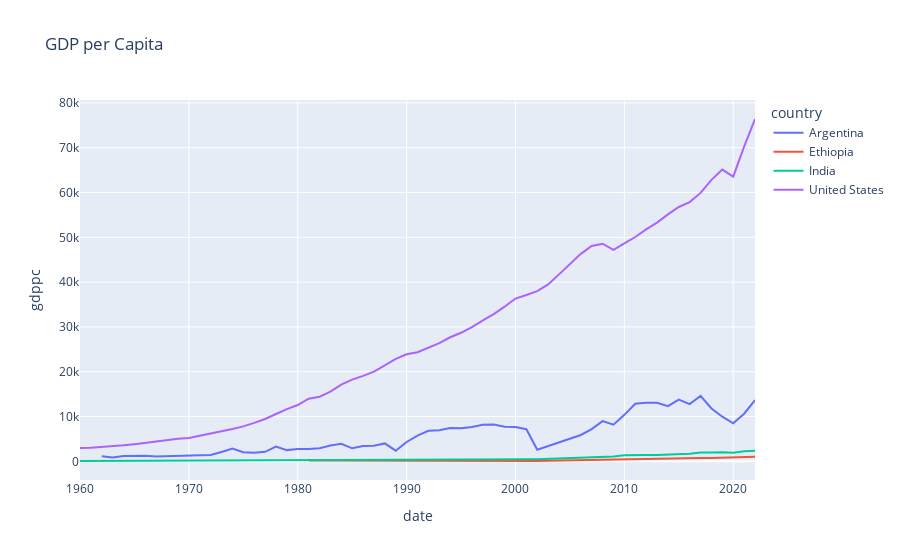
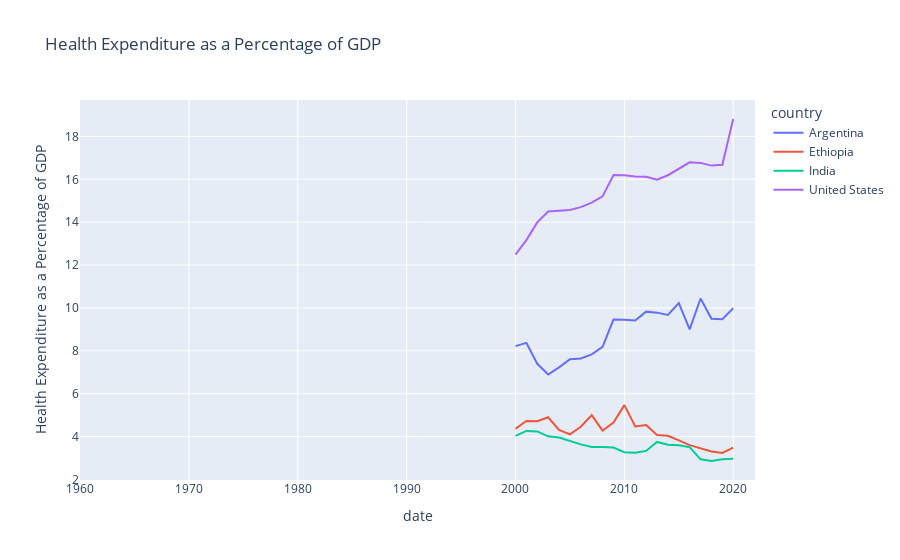
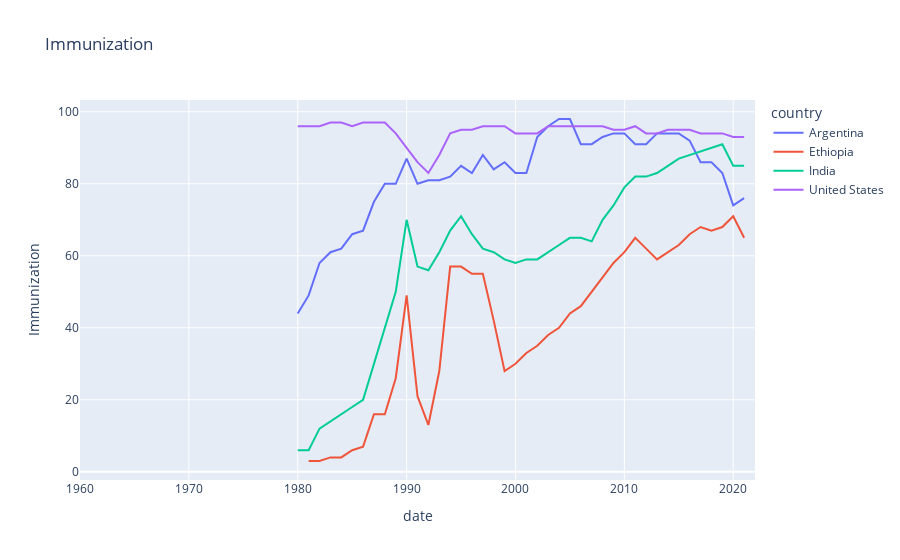
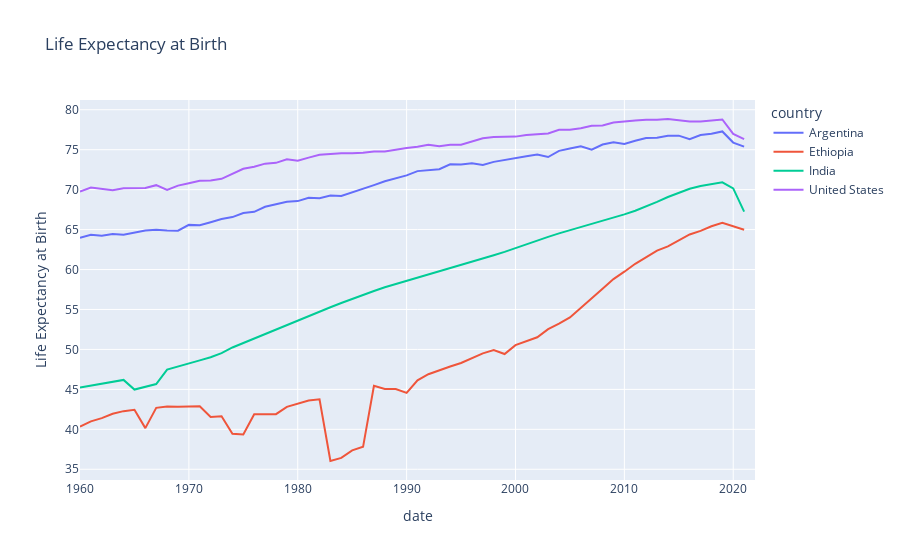

These figures' notebook cell, in order:
### Code cell
#GDP per capita
fig1 = px.line(df_gdp, x = 'date', y = 'gdppc', color = 'country', title = 'GDP per Capita')

#Health expenditure as a percentae of GDP
fig2 = px.line(df_health, x = 'date', y = 'Health Expenditure as a Percentage of GDP', color = 'country', title = 'Health Expenditure as a Percentage of GDP')

#Immunization
fig3 = px.line(df_health, x = 'date', y = 'Immunization', color = 'country', title = 'Immunization')

#Life Expectancy at Birth
fig4 = px.line(df_life_exp, x = 'date', y = 'Life Expectancy at Birth', color = 'country', title = 'Life Expectancy at Birth')

#Child Mortality
fig5 = px.line(df_life_exp, x = 'date', y = 'Child Mortality', color = 'country', title = 'Child Mortality')

# Maternal Mortality Rate
fig6 = px.line(df_immuni_childmortality, x = 'date', y = 'Maternal Mortality Rate', color = 'country', title = 'Maternal Mortality Rate')

fig1.show()
fig2.show()
fig3.show()
fig4.show()
fig5.show()
fig6.show()
